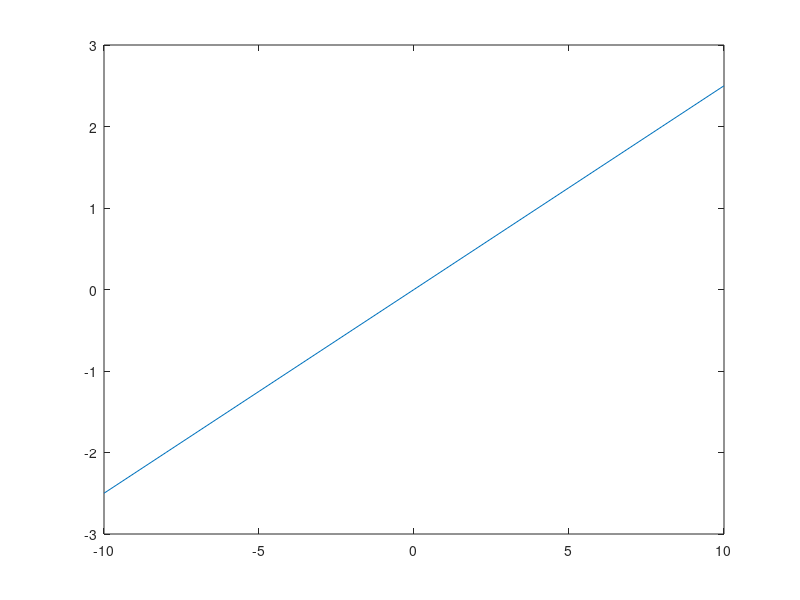
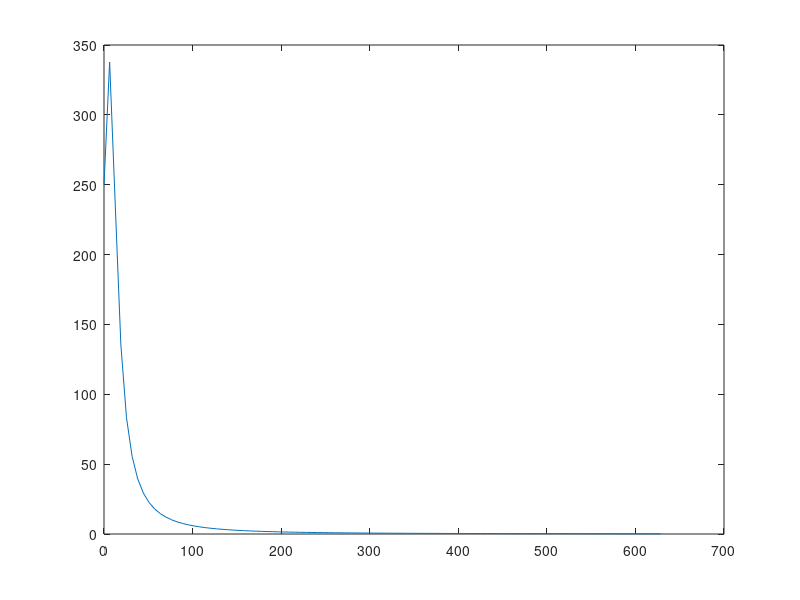

MATLAB code to generate these figures, in order: (Note: this script raises an error after producing the figures.)
clear

R1 = 1;
Cap = 0.25;
R2 = 2;
L = 0.2;
R3 = 2; %10;
a = 100;
R4 = 0.1;
Ro = 1000;

G1 = 1/R1;
G2 = 1/R2;
G3 = 1/R3;
G4 = 1/R4;
Go = 1/Ro;

G = zeros(7,7);
C = zeros(7,7);

G(1,1) = G1;
G(1,2) = -G2-G1;
G(1,3) = -G3;
G(2,2) = 1;
G(2,3) = -1;
G(3,3) = G3;
G(3,6) = -1;
G(4,4) = 1;
G(4,6) = -a;
G(5,4) = G4;
G(5,5) = -G4-Go;
G(6,1) = 1;
G(7,1) = -G1;
G(7,2) = G1;
G(7,7) = 1;

C(1,1) = Cap;
C(1,2) = -Cap;
C(2,6) = -L;
C(7,1) = -Cap;
C(7,2) = Cap;

freq = 0;
%freq = 

Vin = [-10:1:10];
Vin = Vin';
Vout = zeros(length(Vin),1);
F = zeros(7,1);
for i = 1:1:length(Vin)
%     Vout = V3
    F(6) = Vin(i);
    V =(G+(1i*freq*C))\F; %F\(G+(1i*freq*C));
    Vout(i,1)= V(6,1);
    
end
figure(1)
plot(Vin,Vout)


freq = linspace(0,100,100);
Vout = zeros(length(freq),1);
for i = 1:1:100
%     Vout = V3
    F(6) = 10;
    V =(G+(1i*2*pi*freq(i)*C))\F; %F\(G+(1i*freq*C));
    Vout(i)= real(V(5));
    
end
figure(2)
plot(2*pi*freq,Vout)

Gain = db(Vout./10);
figure(3)
plot(2*pi*freq,Gain)
